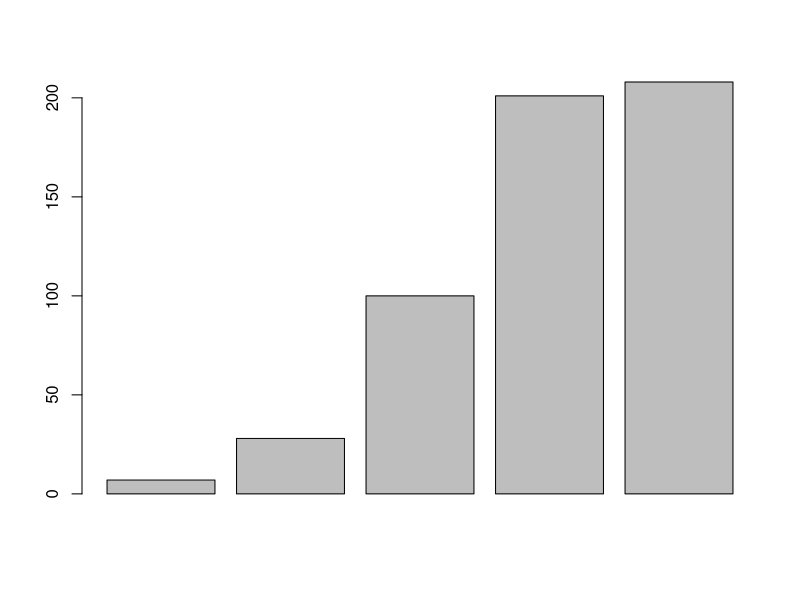

Reproduce this figure in R.
x <- 3.5
x
sqrt(x)
x <- 3.33
y <- as.integer(x)
x = 1; y = 2
z = x > y
z 
x = TRUE; y = FALSE
x & y
x|y
!x
x = "ATGAAA"
y = "TTTTGA"
x
DNA <- paste(x,y)
DNA
x <- c(1, 10, 100)
x
x*2
sum(x)
x<- c(1,10,100)
y<- c(1,2,3)
x * y
codons<- c("AUG", "UAU", "UGA")
codons
RNA_levels<- c(7, 28, 100, 201, 208)
barplot(RNA_levels)
#ex 1
x<-2;y<-8
sum(c(x,y))
x+y
x-y
x*y
x/y
#ex 2
x<-3.5;y<-5
x^5 > y^4
#ex 3
vect <- c(211, 62, 108, 43, 129)
sum(vect)
vect/sum(vect)
#ex 4
nuc<- c("a", "t", "c", "g")
nuc
sort(nuc)
